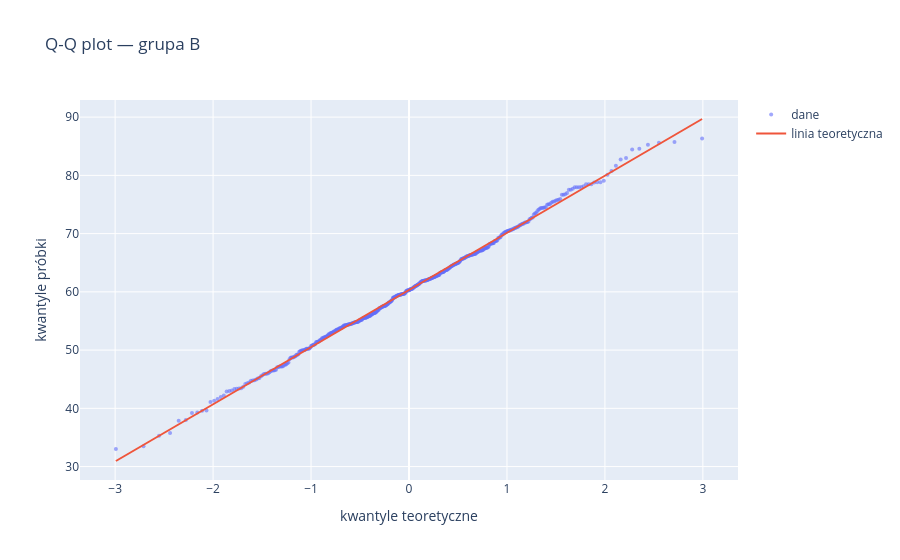

Notebook source saved alongside this figure:
### Code cell
from scipy import stats

col = "B"   # zmień na A / B / C
(osq, osdata), (slope, intercept, _) = stats.probplot(df[col])

fig = go.Figure()
fig.add_trace(go.Scatter(x=osq, y=osdata, mode="markers",
    name="dane", marker=dict(size=4, opacity=0.6)))
fig.add_trace(go.Scatter(
    x=[osq[0], osq[-1]],
    y=[slope*osq[0]+intercept, slope*osq[-1]+intercept],
    mode="lines", name="linia teoretyczna"))
fig.update_layout(title=f"Q-Q plot — grupa {col}",
    xaxis_title="kwantyle teoretyczne",
    yaxis_title="kwantyle próbki")
fig.show()

### Figure 1 — Plotly figure (JSON) as saved in the notebook; plotly's stock layout.template omitted (floating-point values rounded to 4 significant figures; data arrays with more than 128 entries replaced by an {"elided": "..."} marker saying what was removed)
{"data": [{"marker": {"opacity": 0.6, "size": 4}, "mode": "markers", "name": "dane", "type": "scatter", "x": {"elided": "500 float values"}, "y": {"elided": "500 float values"}}, {"mode": "lines", "name": "linia teoretyczna", "type": "scatter", "x": [-2.992, 2.992], "y": [30.96, 89.68]}], "layout": {"title": {"text": "Q-Q plot — grupa B"}, "xaxis": {"title": {"text": "kwantyle teoretyczne"}}, "yaxis": {"title": {"text": "kwantyle próbki"}}}}
